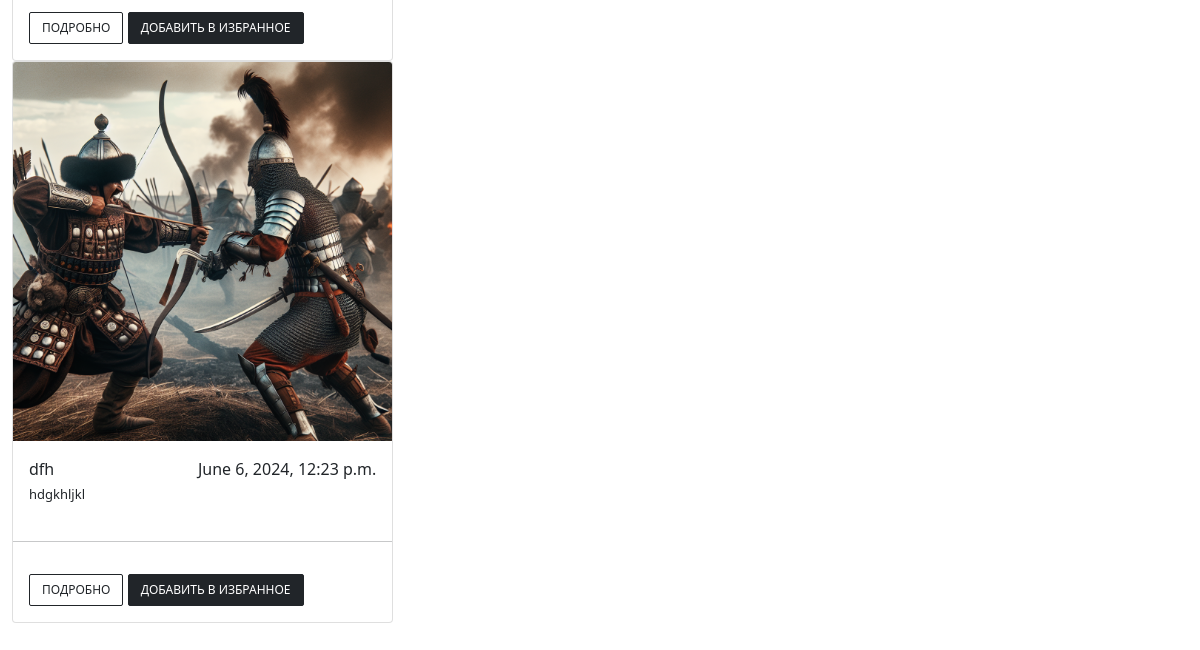
Page /home/ (lower part) on the earlier database version.
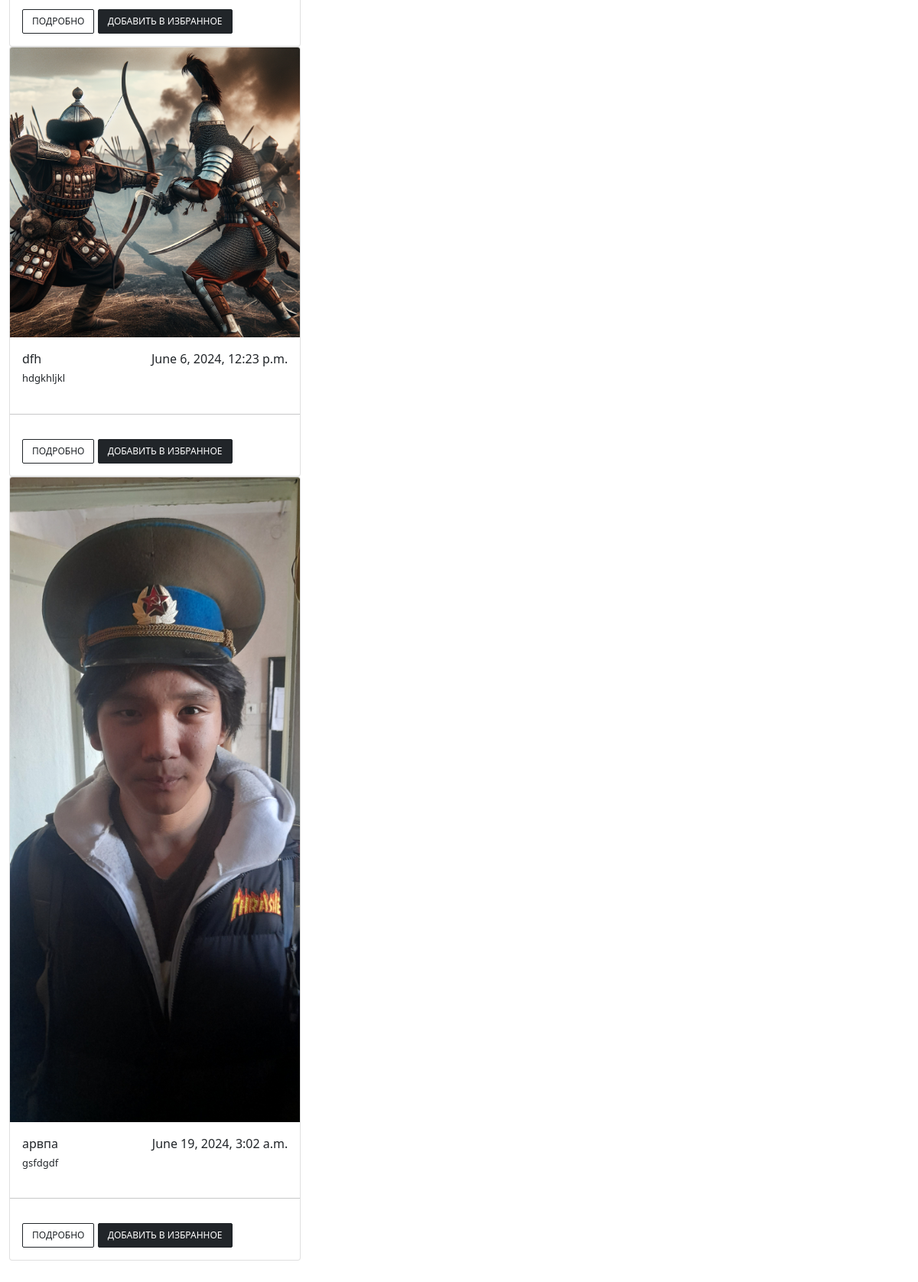
Same page on the later database version.
### recipes/models.py (models this page shows, shortened)
class Add_a_recipe_Model(models.Model):
    title = models.CharField('Название', max_length=255)
    img = models.ImageField('Изображение')
    slug = models.SlugField(unique=True, max_length=255)
    content = models.TextField('Описание')
    created_on = models.DateTimeField('Дата', auto_now_add=True)
    author = models.ForeignKey(User, on_delete=models.CASCADE)
    categories = models.ForeignKey(Categories, on_delete=models.CASCADE)
    is_published = models.BooleanField(default=False)

### recipes/views.py (the view)
# urls.py: path('home/', views.home_view, name='home'),
def home_view(request):
    my_queryset = Add_a_recipe_Model.objects.all()
    paginator = Paginator(my_queryset, 25)
    page = request.GET.get('page')
    my_objects = paginator.get_page(page)
    return render(request, 'home.html', {'my_objects': my_objects})

### templates/home.html (shortened to what this page needs)
{% load static %}
<!DOCTYPE html>
<html lang="en">
<head>
    <link rel="stylesheet" href="{% static 'css/home_footer.css' %}">
    <link rel="stylesheet" href="https://cdn.jsdelivr.net/npm/bootstrap@5.0.0-alpha1/dist/css/bootstrap.min.css">
    <link rel="stylesheet" href="https://cdnjs.cloudflare.com/ajax/libs/font-awesome/4.0.3/css/font-awesome.css">
    <link href="https://cdnjs.cloudflare.com/ajax/libs/font-awesome/4.7.0/css/font-awesome.min.css" rel="stylesheet">
</head>
<body >
<div class="container-fluid mt-2 mb-5" >
    {% for i in my_objects  %}
    <div class="products">
        <div class="tab-content" id="myTabContent">
            <div class="tab-pane fade show active" id="home" role="tabpanel" aria-labelledby="home-tab">
                <div class="row g-3">
                    <div class="col-md-4">
                        <div class="card"> <img src="{{i.img.url}}" class="card-img-top">
                            <div class="card-body">
                                <div class="d-flex justify-content-between"> <span class="font-weight-bold">{{i.title}}</span> <span class="font-weight-bold">{{i.created_on}}</span> </div>
                                <p class="card-text mb-1 mt-1">{{i.content}}</p>
                            </div>
                            <hr>
                            <div class="card-body">
                                <div class="text-right buttons">
                                    <button class="btn btn-outline-dark" >Подробно</button>
                                    <button class="btn btn-dark">Добавить в избранное</button> </div>
                            </div>
                        </div>
                    </div>
                    <div class="col-md-4">
                    </div>
                </div>
            </div>
        </div>
    {% endfor %}
    </div>
</div>
</body>
</html>
</body>
</html>

Differences in the rows shown:
added Add_a_recipe_Model: img (picture), title "арвпа", created_on "June 19, 2024, 3:02 a.m.", content "gsfdgdf"
